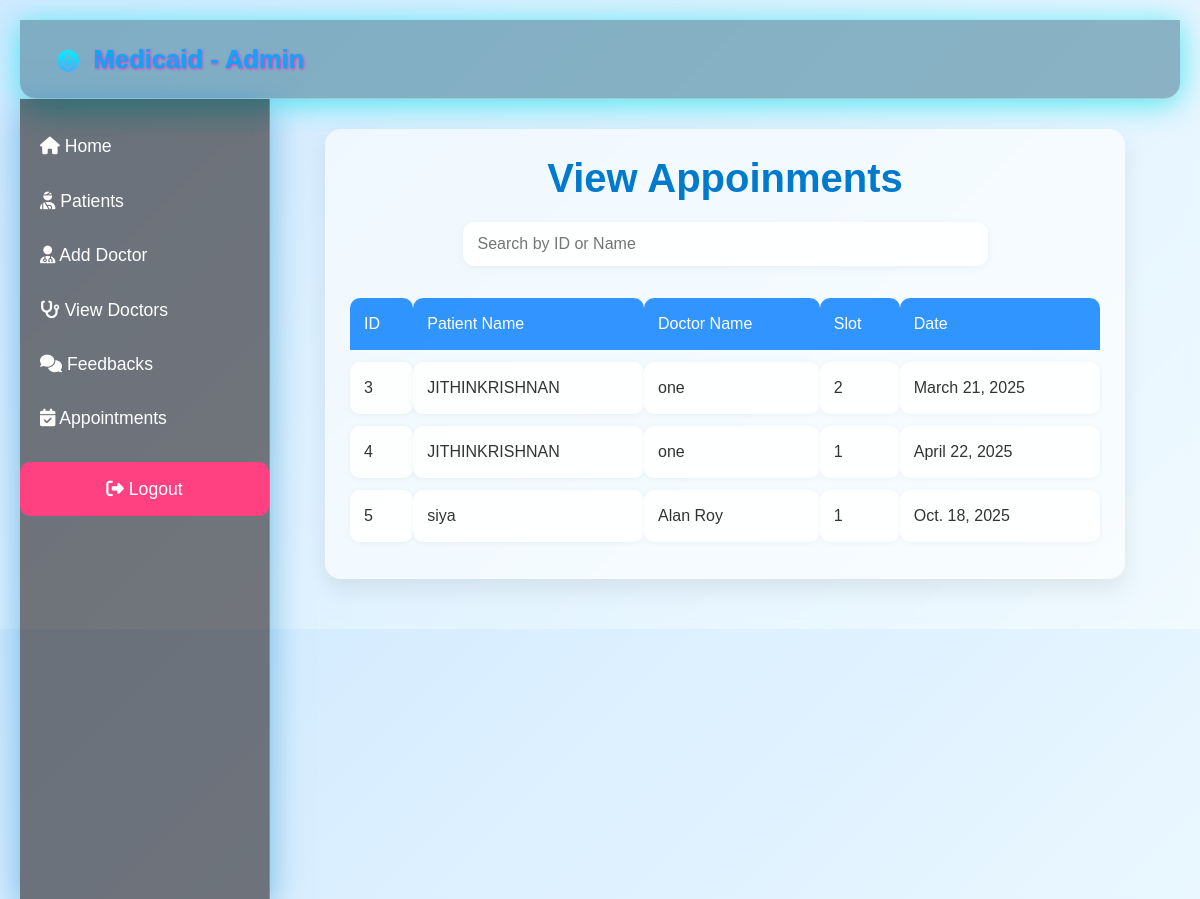
Page /ViewAppoinments on the committed database.
### Admin/models.py (models this page shows, shortened)
class DoctorBooking(models.Model):
    patient = models.ForeignKey(Patient, on_delete=models.CASCADE, related_name="bookings")
    doctor = models.ForeignKey(Doctor, on_delete=models.CASCADE, related_name="appointments")
    booking_date = models.DateField()
    booking_sloat = models.IntegerField()
    symptoms = models.TextField()
    status = models.CharField(max_length=20, choices=[
        ('Pending', 'Pending'),
        ('Confirmed', 'Confirmed'),
        ('Completed', 'Completed'),
        ('Cancelled', 'Cancelled')
    ], default='Pending')

class Patient(models.Model):
    full_name = models.CharField(max_length=100)
    date_of_birth = models.DateField()
    address = models.TextField()
    phone = models.CharField(max_length=15)
    medical_history = models.TextField(blank=True, null=True)
    email=models.CharField(max_length=80,primary_key=True)
    password=models.CharField(max_length=18)

class Doctor(models.Model):
    full_name = models.CharField(max_length=100)
    specialty = models.CharField(max_length=100)
    phone = models.CharField(max_length=15)
    address = models.TextField()
    available_days = models.CharField(max_length=100)  # E.g., "Mon, Wed, Fri"
    email=models.CharField(max_length=80,primary_key=True)
    password=models.CharField(max_length=18)

### Admin/views.py (the view)
# urls.py: path('ViewAppoinments', v2.ViewAppoinments, name='ViewAppoinments'),
@csrf_exempt
def ViewAppoinments(request):
    D=DoctorBooking.objects.all()
    return render(request,"Admin/DoctorBooking.html",{"ob":D})

### Templates/Admin/DoctorBooking.html (shortened to what this page needs)
{% extends "Admin/base.html" %}
{% block content %}
<head>
</head>
<body>
    <div class="container">
        <h1>View Appoinments</h1>
        <div class="search-container">
            <input type="text" id="searchInput" placeholder="Search by ID or Name" onkeyup="searchPatients()">
        </div>
        <table id="patientsTable">
            <thead>
                <tr>
                    <th>ID</th>
                    <th>Patient Name</th>
                    <th>Doctor Name</th>
                    <th>Slot</th>
                    <th>Date</th>
                </tr>
            </thead>
            <tbody>
                {% for patient in ob %}
                <tr>
                    <td>{{ patient.id }}</td>
                    <td>{{ patient.patient.full_name }}</td>
                    <td>{{ patient.doctor.full_name }}</td>
                    <td>{{ patient.booking_sloat }}</td>
                    <td>{{ patient.booking_date }}</td>
                </tr>
                {% endfor %}
            </tbody>
        </table>
    </div>
</body>
{% endblock content %}

### Templates/Admin/base.html (shortened to what this page needs)
{% load static %}
<!DOCTYPE html>
<html lang="en">
<head>
    <link href="https://cdn.jsdelivr.net/npm/bootstrap@5.3.0/dist/css/bootstrap.min.css" rel="stylesheet">
    <link rel="stylesheet" href="https://cdnjs.cloudflare.com/ajax/libs/font-awesome/6.4.2/css/all.min.css">
</head>
<body>
  <nav class="navbar navbar-expand-lg navbar-dark">
      <div class="container-fluid">
        <a class="navbar-brand" href="#"><img src="{% static "icon.png" %}" width=3% height=3% alt="Description of image">&nbsp;&nbsp;Medicaid - Admin</a>
      </div>
  </nav>
  <div class="sidebar">
      <a href="{% url 'adminhome' %}"><i class="fas fa-home"></i> Home</a>
      <a href="{% url 'Patients' %}"><i class="fas fa-user-injured"></i> Patients</a>
      <a href="{% url 'AddDoctor' %}"><i class="fas fa-user-md"></i> Add Doctor</a>
      <a href="{% url 'ViewDoctor' %}"><i class="fas fa-stethoscope"></i> View Doctors</a>
      <a href="{% url 'ViewFeedback' %}"><i class="fas fa-comments"></i> Feedbacks</a>
      <a href="{% url 'ViewAppoinments' %}"><i class="fas fa-calendar-check"></i> Appointments</a>
          <a href="{% url 'home' %}" class="btn logout-btn text-white w-100 mt-3"><i class="fas fa-sign-out-alt"></i> Logout</a>
  </div>
  <div class="main-content">
    <div class="container-fluid">
      {% block content %}{% endblock content %}
    </div>
  </div>
</body>
</html>

### Templates/Admin/DoctorBooking.html (style rules this page uses)
body { font-family: 'Poppins', sans-serif; background: linear-gradient(135deg, #d0eaff, #f0faff); margin: 0; padding: 20px; color: #333; }
.container { max-width: 800px; margin: 0 auto; padding: 25px; background: rgba(255, 255, 255, 0.6); border-radius: 16px; backdrop-filter: blur(10px); box-shadow: 0 10px 25px rgba(0, 0, 0, 0.08); transition: all 0.3s ease; }
h1 { text-align: center; color: #007acc; font-weight: 600; margin-bottom: 20px; }
.search-container { text-align: center; margin-bottom: 20px; }
input[type="text"] { padding: 10px 15px; width: 70%; border: none; border-radius: 12px; background-color: rgba(255, 255, 255, 0.9); box-shadow: 0 2px 8px rgba(0, 0, 0, 0.05); font-size: 1rem; transition: box-shadow 0.3s ease-in-out; }
table { width: 100%; border-collapse: separate; border-spacing: 0 12px; margin-top: 20px; }
th { background-color: rgba(0, 123, 255, 0.8); color: white; padding: 14px; border: none; text-align: left; border-top-left-radius: 10px; border-top-right-radius: 10px; font-weight: 500; }
td { background-color: rgba(255, 255, 255, 0.85); padding: 14px; border: none; box-shadow: 0 1px 6px rgba(0, 0, 0, 0.05); border-radius: 10px; transition: transform 0.2s ease-in-out; }

### rows in the picture
DoctorBooking: id "3", patient.full_name "JITHINKRISHNAN", doctor.full_name "one", booking_sloat "2", booking_date "March 21, 2025"
DoctorBooking: id "4", patient.full_name "JITHINKRISHNAN", doctor.full_name "one", booking_sloat "1", booking_date "April 22, 2025"
DoctorBooking: id "5", patient.full_name "siya", doctor.full_name "Alan Roy", booking_sloat "1", booking_date "Oct. 18, 2025"
